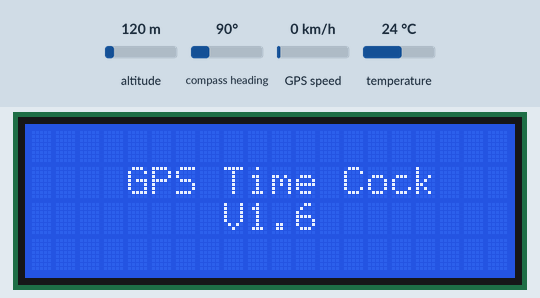
This sketch was run on a simulated Arduino Uno, built with avr-gcc and run on an emulated ATmega328P. Shown: 20×4 character LCD. Inputs (shaded band) come from the test bench; at power-on: altitude 120 m, compass heading 90°, GPS speed 0 km/h, temperature 24 °C. The GPS gets a fix after 3 s at 37.7749, -122.4194 with 8 satellites; what the sketch prints to the serial monitor is not drawn.

Above: at 0.1 s.
At 10.2 s:
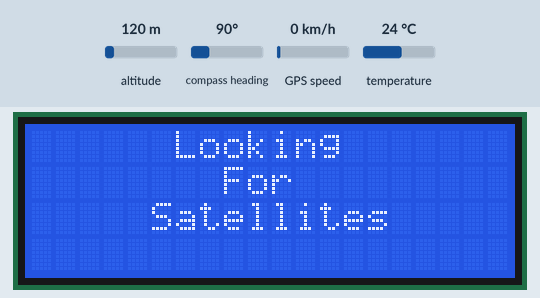
At 20.2 s:
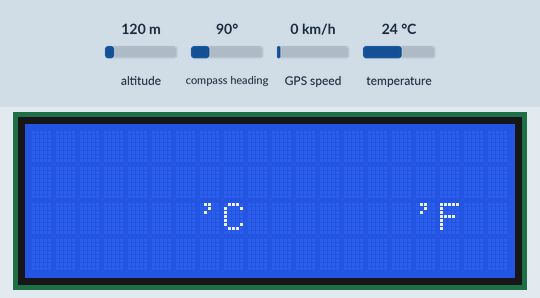
At 21.2 s:
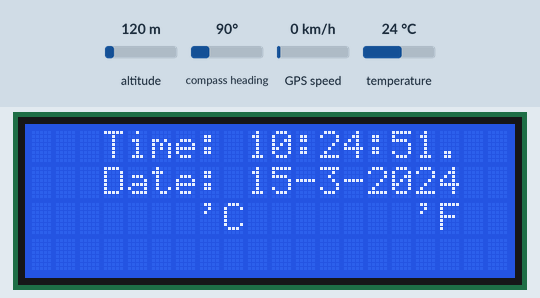
At 30.3 s:
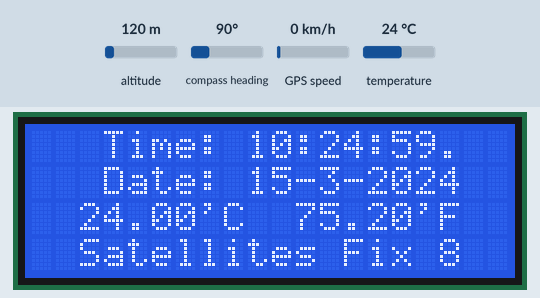
At 38.3 s:
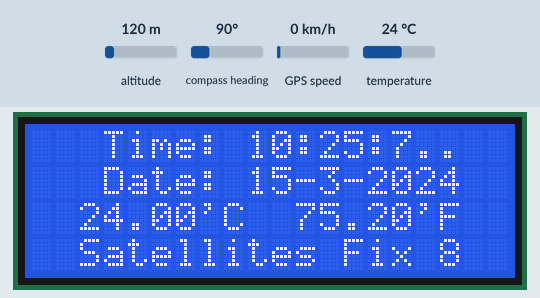

Measured:
- what the display in image 1 shows lasts 10.0 s, from 10.1 s to 20.1 s
- what the display in image 2 shows lasts 1.1 s, from 20.1 s to 21.2 s
- what the display in image 4 shows lasts 2.0 s, from 30.3 s to 32.3 s

The sketch:

GPS_Time_Cock_1_6_ino.ino
```cpp
/*                      GPS Time Cock

                   bounts up and down 7.6.5
                            GPS 2,3
                          Buzzer pin 8
     DS18B20 Digital Temperature Sensor Chip Module on 10

                              Note

                Temperature C' and f' working now
                  satelites fix with befor lcd

                           Alarms

*/


#include <Wire.h>
#include <LiquidCrystal_I2C.h>
#include <Adafruit_GPS.h>
#include <SoftwareSerial.h>
#include <OneWire.h>
#include "pitches.h"

LiquidCrystal_I2C lcd (0x27,20,4);
OneWire  ds(10);

SoftwareSerial mySerial(3, 2);

Adafruit_GPS GPS(&mySerial);
#define GPSECHO  true

boolean usingInterrupt = false;
void useInterrupt(boolean);  // Func prototype keeps Arduino 0023 happy


//                            Alarms songs
                        // notes in the melody:
int melody[] = {
  NOTE_C4, NOTE_G3, NOTE_G3, NOTE_A3, NOTE_G3, 0, NOTE_B3, NOTE_C4
};

// note durations: 4 = quarter note, 8 = eighth note, etc.:
int noteDurations[] = {
  4, 8, 8, 4, 4, 4, 4, 4
};


void setup()
{
  Serial.begin(115200);
  GPS.begin(9600);

  lcd.init();                      // initialize the lcd
  // Print a message to the LCD.
  lcd.backlight();
  lcd.setCursor(4,1);
  lcd.print("GPS Time Cock");
  lcd.setCursor(8,2);
  lcd.print("V1.6");
  delay(10000);
  lcd.clear();
  lcd.setCursor(6,0);
  lcd.print("Looking");
  lcd.setCursor(8,1);
  lcd.print("For");
  lcd.setCursor(5,2);
  lcd.print("Satellites");

  delay(10000);
  lcd.clear();


  // get time then open up
  lcd.clear(); //reset lcd
  lcd.setCursor(7,2); //set cursor of led to front
  lcd.print("'C");
  lcd.setCursor(16,2);
  lcd.print("'F");


  // uncomment this line to turn on RMC (recommended minimum) and GGA (fix data) including altitude
  GPS.sendCommand(PMTK_SET_NMEA_OUTPUT_RMCGGA);
  // uncomment this line to turn on only the "minimum recommended" data
  //GPS.sendCommand(PMTK_SET_NMEA_OUTPUT_RMCONLY);
  // For parsing data, we don't suggest using anything but either RMC only or RMC+GGA since
  // the parser doesn't care about other sentences at this time

  // Set the update rate
  GPS.sendCommand(PMTK_SET_NMEA_UPDATE_1HZ);   // 1 Hz update rate
  // For the parsing code to work nicely and have time to sort thru the data, and
  // print it out we don't suggest using anything higher than 1 Hz

  // Request updates on antenna status, comment out to keep quiet
  GPS.sendCommand(PGCMD_ANTENNA);

  // the nice thing about this code is you can have a timer0 interrupt go off
  // every 1 millisecond, and read data from the GPS for you. that makes the
  // loop code a heck of a lot easier!
  useInterrupt(true);

  delay(1000);
  // Ask for firmware version
  mySerial.println(PMTK_Q_RELEASE);
}

// Interrupt is called once a millisecond, looks for any new GPS data, and stores it
SIGNAL(TIMER0_COMPA_vect) {
  char c = GPS.read();
  // if you want to debug, this is a good time to do it!
#ifdef UDR0
  if (GPSECHO)
    if (c) UDR0 = c;
    // writing direct to UDR0 is much much faster than Serial.print
    // but only one character can be written at a time.
#endif
}

void useInterrupt(boolean v) {
  if (v) {
    // Timer0 is already used for millis() - we'll just interrupt somewhere
    // in the middle and call the "Compare A" function above
    OCR0A = 0xAF;
    TIMSK0 |= _BV(OCIE0A);
    usingInterrupt = true;
  } else {
    // do not call the interrupt function COMPA anymore
    TIMSK0 &= ~_BV(OCIE0A);
    usingInterrupt = false;
  }
}

uint32_t timer = millis();
void loop()                     // run over and over again
{
  // in case you are not using the interrupt above, you'll
  // need to 'hand query' the GPS, not suggested :(
  if (! usingInterrupt) {
    // read data from the GPS in the 'main loop'
    char c = GPS.read();
    // if you want to debug, this is a good time to do it!
    if (GPSECHO)
      if (c) Serial.print(c);
  }

  // if a sentence is received, we can check the checksum, parse it...
  if (GPS.newNMEAreceived()) {
    // a tricky thing here is if we print the NMEA sentence, or data
    // we end up not listening and catching other sentences!
    // so be very wary if using OUTPUT_ALLDATA and trytng to print out data
    //Serial.println(GPS.lastNMEA());   // this also sets the newNMEAreceived() flag to false

    if (!GPS.parse(GPS.lastNMEA()))   // this also sets the newNMEAreceived() flag to false
      return;  // we can fail to parse a sentence in which case we should just wait for another
  }

  // if millis() or timer wraps around, we'll just reset it
  if (timer > millis())  timer = millis();

  // approximately every 2 seconds or so, print out the current stats
  if (millis() - timer > 2000) {
    timer = millis(); // reset the timer

    lcd.setCursor(3,0);

    Serial.print("\nTime: ");
    lcd.print("Time: ");
    Serial.print(GPS.hour, DEC); Serial.print(':'); //++ for 1 houer
    lcd.print((int)GPS.hour);
    lcd.print(":"),
    Serial.print(GPS.minute, DEC); Serial.print(':');
    lcd.print((int)GPS.minute);
    lcd.print(":");
    Serial.print(GPS.seconds, DEC); Serial.print('.');
    lcd.print((int)GPS.seconds); lcd.print('.');


    // hide the lcd.print('.') on the lcd

    lcd.setCursor(3,1);

    Serial.print("Date: ");
    lcd.print("Date: ");
    Serial.print(GPS.day, DEC); Serial.print('/');
    lcd.print((int)GPS.day);
    lcd.print("-"),
    Serial.print(GPS.month, DEC); Serial.print("/20");
    lcd.print((int)GPS.month);
    lcd.print("-");
    Serial.println(GPS.year, DEC);
    lcd.print("20"),
    lcd.print((int)GPS.year);

   // lcd.print("Temperature: ");


  byte i;
  byte present = 0;
  byte type_s;
  byte data[12];
  byte addr[8];

  // Final values
  float celsius, fahrenheit;

  // if sensor cannot connect
  if ( !ds.search(addr)) {
    Serial.println("No more addresses.");
    Serial.println();
    ds.reset_search();
    delay(250);
    return;
  }

  // get ROM value of sensor (debugging)
  Serial.print("ROM =");
  for( i = 0; i < 8; i++) {
    Serial.write(' ');
    Serial.print(addr[i], HEX);
  }

  if (OneWire::crc8(addr, 7) != addr[7]) {
      Serial.println("CRC is not valid!");
      return;
  }
  Serial.println();

  // the first ROM byte indicates which chip
  switch (addr[0]) {
    case 0x10:
      Serial.println(" Chip = DS18S20"); // or old DS1820
      type_s = 1;
      break;
    case 0x28:
      Serial.println(" Chip = DS18B20");
      type_s = 0;
      break;
    case 0x22:
      Serial.println(" Chip = DS1822");
      type_s = 0;
      break;
    default:
      Serial.println("Device is not a DS18x20 family device.");
      return;
  }

  ds.reset();
  ds.select(addr);
  ds.write(0x44, 1); // start conversion, with parasite power on at the end

  delay(1000); // maybe 750ms is enough, maybe not
  // we might do a ds.depower() here, but the reset will take care of it.

  present = ds.reset();
  ds.select(addr);
  ds.write(0xBE); // Read Scratchpad

  Serial.print(" Data = ");
  Serial.print(present, HEX);
  Serial.print(" ");
  for ( i = 0; i < 9; i++) { // we need 9 bytes
    data[i] = ds.read();
    Serial.print(data[i], HEX);
    Serial.print(" ");
  }
  Serial.print(" CRC=");
  Serial.print(OneWire::crc8(data, 8), HEX);
  Serial.println();

  // Convert the data to actual temperature
  // because the result is a 16 bit signed integer, it should
  // be stored to an "int16_t" type, which is always 16 bits
  // even when compiled on a 32 bit processor.
  int16_t raw = (data[1] << 8) | data[0];
  if (type_s) {
    raw = raw << 3; // 9 bit resolution default
    if (data[7] == 0x10) {
      // "count remain" gives full 12 bit resolution
      raw = (raw & 0xFFF0) + 12 - data[6];
    }
  } else {
    byte cfg = (data[4] & 0x60);
    // at lower res, the low bits are undefined, so let's zero them
    if (cfg == 0x00) raw = raw & ~7; // 9 bit resolution, 93.75 ms
    else if (cfg == 0x20) raw = raw & ~3; // 10 bit res, 187.5 ms
    else if (cfg == 0x40) raw = raw & ~1; // 11 bit res, 375 ms
    //// default is 12 bit resolution, 750 ms conversion time
  }
  celsius = (float)raw / 16.0;
  fahrenheit = celsius * 1.8 + 32.0;
  Serial.print(" Temperature =");
  Serial.print(celsius);
  Serial.print(" Celsius, ");
  Serial.print(fahrenheit);
  Serial.println(" Fahrenheit");

  lcd.setCursor(2,2);
  lcd.print(celsius);
  lcd.setCursor(11,2);
  lcd.print(fahrenheit);


    //Gps
    lcd.setCursor(2,3);
    lcd.print("Satellites Fix ");
    lcd.print((int)GPS.satellites);
    Serial.print("Fix: ");


}
 }
```

pitches.h
```cpp
/*************************************************
 * Public Constants
 *************************************************/

#define NOTE_B0  31
#define NOTE_C1  33
#define NOTE_CS1 35
#define NOTE_D1  37
#define NOTE_DS1 39
#define NOTE_E1  41
#define NOTE_F1  44
#define NOTE_FS1 46
#define NOTE_G1  49
#define NOTE_GS1 52
#define NOTE_A1  55
#define NOTE_AS1 58
#define NOTE_B1  62
#define NOTE_C2  65
#define NOTE_CS2 69
#define NOTE_D2  73
#define NOTE_DS2 78
#define NOTE_E2  82
#define NOTE_F2  87
#define NOTE_FS2 93
#define NOTE_G2  98
#define NOTE_GS2 104
#define NOTE_A2  110
#define NOTE_AS2 117
#define NOTE_B2  123
#define NOTE_C3  131
#define NOTE_CS3 139
#define NOTE_D3  147
#define NOTE_DS3 156
#define NOTE_E3  165
#define NOTE_F3  175
#define NOTE_FS3 185
#define NOTE_G3  196
#define NOTE_GS3 208
#define NOTE_A3  220
#define NOTE_AS3 233
#define NOTE_B3  247
#define NOTE_C4  262
#define NOTE_CS4 277
#define NOTE_D4  294
#define NOTE_DS4 311
#define NOTE_E4  330
#define NOTE_F4  349
#define NOTE_FS4 370
#define NOTE_G4  392
#define NOTE_GS4 415
#define NOTE_A4  440
#define NOTE_AS4 466
#define NOTE_B4  494
#define NOTE_C5  523
#define NOTE_CS5 554
#define NOTE_D5  587
#define NOTE_DS5 622
#define NOTE_E5  659
#define NOTE_F5  698
#define NOTE_FS5 740
#define NOTE_G5  784
#define NOTE_GS5 831
#define NOTE_A5  880
#define NOTE_AS5 932
#define NOTE_B5  988
#define NOTE_C6  1047
#define NOTE_CS6 1109
#define NOTE_D6  1175
#define NOTE_DS6 1245
#define NOTE_E6  1319
#define NOTE_F6  1397
#define NOTE_FS6 1480
#define NOTE_G6  1568
#define NOTE_GS6 1661
#define NOTE_A6  1760
#define NOTE_AS6 1865
#define NOTE_B6  1976
#define NOTE_C7  2093
#define NOTE_CS7 2217
#define NOTE_D7  2349
#define NOTE_DS7 2489
#define NOTE_E7  2637
#define NOTE_F7  2794
#define NOTE_FS7 2960
#define NOTE_G7  3136
#define NOTE_GS7 3322
#define NOTE_A7  3520
#define NOTE_AS7 3729
#define NOTE_B7  3951
#define NOTE_C8  4186
#define NOTE_CS8 4435
#define NOTE_D8  4699
#define NOTE_DS8 4978
```
